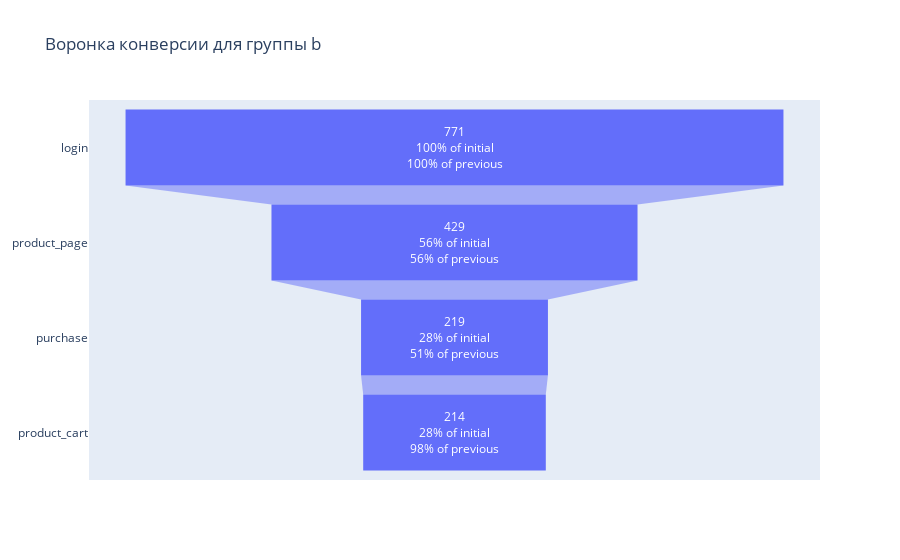

Write notebook code for a chart like this one.
### Code cell
fig = go.Figure(go.Funnel(y = funnelb.index, x = funnelb.values, textinfo = "value+percent initial+percent previous"))
fig.update_layout(title="Воронка конверсии для группы b")
fig.show();

### Figure 1 — Plotly figure (JSON) as saved in the notebook; plotly's stock layout.template omitted (floating-point values rounded to 4 significant figures)
{"data": [{"textinfo": "value+percent initial+percent previous", "type": "funnel", "x": [771, 429, 219, 214], "y": ["login", "product_page", "purchase", "product_cart"]}], "layout": {"title": {"text": "Воронка конверсии для группы b"}}}
